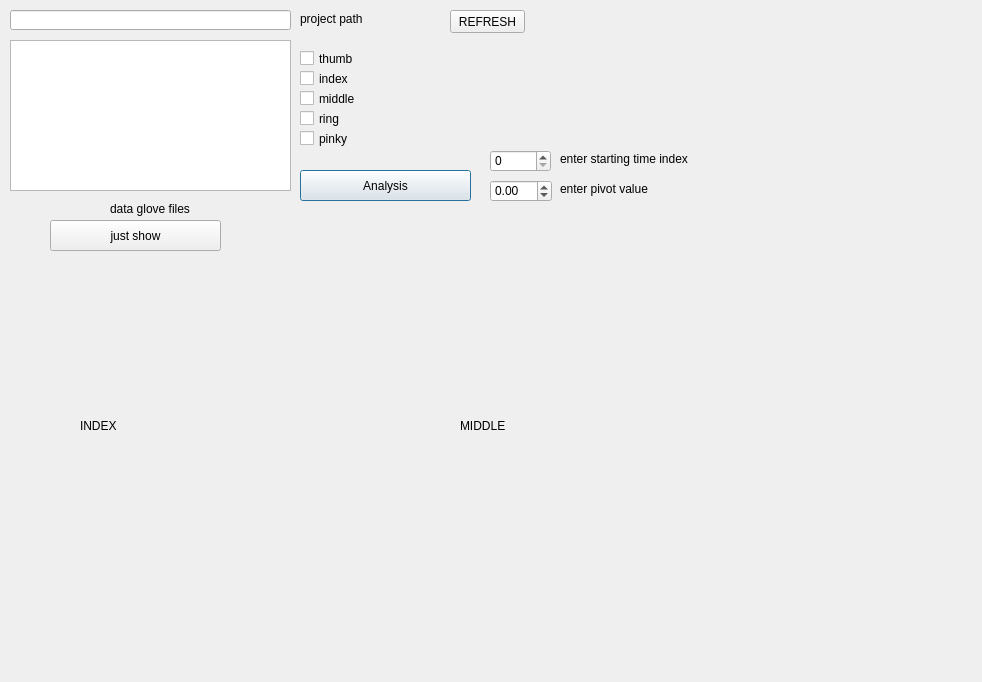
<?xml version="1.0" encoding="UTF-8"?>
<ui version="4.0">
 <class>Dialog</class>
 <widget class="QDialog" name="Dialog">
  <property name="windowModality">
   <enum>Qt::WindowModal</enum>
  </property>
  <property name="geometry">
   <rect>
    <x>0</x>
    <y>0</y>
    <width>982</width>
    <height>682</height>
   </rect>
  </property>
  <property name="windowTitle">
   <string>Dialog</string>
  </property>
  <widget class="QListWidget" name="listWidget">
   <property name="geometry">
    <rect>
     <x>10</x>
     <y>40</y>
     <width>281</width>
     <height>151</height>
    </rect>
   </property>
  </widget>
  <widget class="QLabel" name="label">
   <property name="geometry">
    <rect>
     <x>110</x>
     <y>200</y>
     <width>81</width>
     <height>17</height>
    </rect>
   </property>
   <property name="text">
    <string>data glove files</string>
   </property>
  </widget>
  <widget class="QCheckBox" name="checkBox">
   <property name="geometry">
    <rect>
     <x>300</x>
     <y>50</y>
     <width>70</width>
     <height>17</height>
    </rect>
   </property>
   <property name="text">
    <string>thumb</string>
   </property>
  </widget>
  <widget class="QCheckBox" name="checkBox_2">
   <property name="geometry">
    <rect>
     <x>300</x>
     <y>70</y>
     <width>70</width>
     <height>17</height>
    </rect>
   </property>
   <property name="text">
    <string>index</string>
   </property>
  </widget>
  <widget class="QCheckBox" name="checkBox_3">
   <property name="geometry">
    <rect>
     <x>300</x>
     <y>90</y>
     <width>70</width>
     <height>17</height>
    </rect>
   </property>
   <property name="text">
    <string>middle</string>
   </property>
  </widget>
  <widget class="QCheckBox" name="checkBox_4">
   <property name="geometry">
    <rect>
     <x>300</x>
     <y>110</y>
     <width>70</width>
     <height>17</height>
    </rect>
   </property>
   <property name="text">
    <string>ring</string>
   </property>
  </widget>
  <widget class="QCheckBox" name="checkBox_5">
   <property name="geometry">
    <rect>
     <x>300</x>
     <y>130</y>
     <width>70</width>
     <height>17</height>
    </rect>
   </property>
   <property name="text">
    <string>pinky</string>
   </property>
  </widget>
  <widget class="QPushButton" name="pushButton">
   <property name="geometry">
    <rect>
     <x>300</x>
     <y>170</y>
     <width>171</width>
     <height>31</height>
    </rect>
   </property>
   <property name="text">
    <string>Analysis</string>
   </property>
  </widget>
  <widget class="QLineEdit" name="lineEdit">
   <property name="geometry">
    <rect>
     <x>10</x>
     <y>10</y>
     <width>281</width>
     <height>20</height>
    </rect>
   </property>
  </widget>
  <widget class="QLabel" name="label_2">
   <property name="geometry">
    <rect>
     <x>300</x>
     <y>10</y>
     <width>81</width>
     <height>17</height>
    </rect>
   </property>
   <property name="text">
    <string>project path</string>
   </property>
  </widget>
  <widget class="QLabel" name="label_4">
   <property name="geometry">
    <rect>
     <x>80</x>
     <y>260</y>
     <width>351</width>
     <height>331</height>
    </rect>
   </property>
   <property name="text">
    <string>INDEX</string>
   </property>
  </widget>
  <widget class="QLabel" name="label_5">
   <property name="geometry">
    <rect>
     <x>460</x>
     <y>260</y>
     <width>361</width>
     <height>331</height>
    </rect>
   </property>
   <property name="text">
    <string>MIDDLE</string>
   </property>
  </widget>
  <widget class="QPushButton" name="pushButton_4">
   <property name="geometry">
    <rect>
     <x>450</x>
     <y>10</y>
     <width>75</width>
     <height>23</height>
    </rect>
   </property>
   <property name="text">
    <string>REFRESH</string>
   </property>
  </widget>
  <widget class="QDoubleSpinBox" name="doubleSpinBox">
   <property name="geometry">
    <rect>
     <x>490</x>
     <y>180</y>
     <width>62</width>
     <height>22</height>
    </rect>
   </property>
   <property name="decimals">
    <number>2</number>
   </property>
   <property name="minimum">
    <double>-99.000000000000000</double>
   </property>
   <property name="singleStep">
    <double>0.100000000000000</double>
   </property>
  </widget>
  <widget class="QLabel" name="label_3">
   <property name="geometry">
    <rect>
     <x>560</x>
     <y>180</y>
     <width>91</width>
     <height>17</height>
    </rect>
   </property>
   <property name="text">
    <string>enter pivot value</string>
   </property>
  </widget>
  <widget class="QPushButton" name="pushButton_2">
   <property name="geometry">
    <rect>
     <x>50</x>
     <y>220</y>
     <width>171</width>
     <height>31</height>
    </rect>
   </property>
   <property name="text">
    <string>just show</string>
   </property>
  </widget>
  <widget class="QSpinBox" name="spinBox">
   <property name="geometry">
    <rect>
     <x>490</x>
     <y>150</y>
     <width>61</width>
     <height>22</height>
    </rect>
   </property>
   <property name="maximum">
    <number>10000</number>
   </property>
  </widget>
  <widget class="QLabel" name="label_6">
   <property name="geometry">
    <rect>
     <x>560</x>
     <y>150</y>
     <width>141</width>
     <height>17</height>
    </rect>
   </property>
   <property name="text">
    <string>enter starting time index</string>
   </property>
  </widget>
 </widget>
 <resources/>
 <connections/>
</ui>
